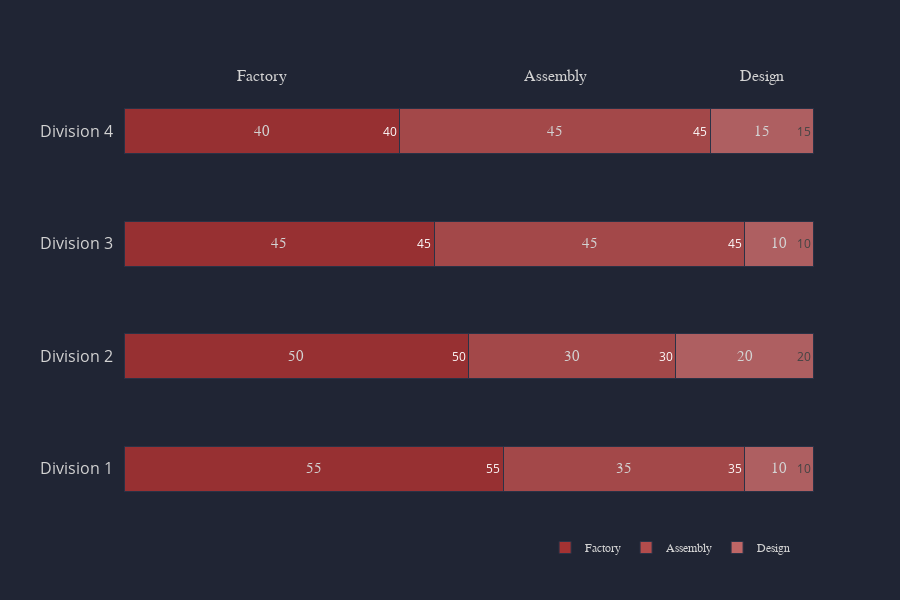

Notebook code cell kept with this figure:
### Code cell
# create data
index = ['Factory', 'Assembly', 'Design']
values = {'Division 1': [55, 35, 10], 
         'Division 2': [50, 30, 20],
         'Division 3': [45, 45, 10],
         'Division 4': [40, 45, 15]}


data = pd.DataFrame(data=values, index=index).transpose()

# create chart
annotations = chart.add_bar_values(data, orientation='h')
annotations.extend(chart.add_headings(data, y=1.02, font_size=16))

colors = chart.palette(color='darkred', palette_type='light', reverse=True, start_pos=2)

layout = chart.layout(width=900, ml=50, legend_orientation='h', legend_x=0.58,
                      legend_y=-0.05, yaxis_showgrid=False, xaxis_showticklabels=False,
                      pad=10, yaxis_ticksize=16, palette=colors)

chart.bar(data, layout=layout, mode='stack', bar_width=0.4, orientation='h', annotations=annotations)

### Figure 1 — Plotly figure (JSON) as saved in the notebook; plotly's stock layout.template omitted (floating-point values rounded to 4 significant figures)
{"data": [{"marker": {"line": {"color": "#2C3347", "width": 1}, "opacity": 0.9}, "name": "Factory", "orientation": "h", "text": [55, 50, 45, 40], "type": "bar", "width": 0.4, "x": [55, 50, 45, 40], "y": ["Division 1", "Division 2", "Division 3", "Division 4"]}, {"marker": {"line": {"color": "#2C3347", "width": 1}, "opacity": 0.9}, "name": "Assembly", "orientation": "h", "text": [35, 30, 45, 45], "type": "bar", "width": 0.4, "x": [35, 30, 45, 45], "y": ["Division 1", "Division 2", "Division 3", "Division 4"]}, {"marker": {"line": {"color": "#2C3347", "width": 1}, "opacity": 0.9}, "name": "Design", "orientation": "h", "text": [10, 20, 10, 15], "type": "bar", "width": 0.4, "x": [10, 20, 10, 15], "y": ["Division 1", "Division 2", "Division 3", "Division 4"]}], "layout": {"annotations": [{"font": {"color": "lightgrey", "family": "sans-serif", "size": 15}, "showarrow": false, "text": "55", "x": 27.5, "xref": "x", "y": "Division 1", "yref": "y"}, {"font": {"color": "lightgrey", "family": "sans-serif", "size": 15}, "showarrow": false, "text": "35", "x": 72.5, "xref": "x", "y": "Division 1", "yref": "y"}, {"font": {"color": "lightgrey", "family": "sans-serif", "size": 15}, "showarrow": false, "text": "10", "x": 95, "xref": "x", "y": "Division 1", "yref": "y"}, {"font": {"color": "lightgrey", "family": "sans-serif", "size": 15}, "showarrow": false, "text": "50", "x": 25, "xref": "x", "y": "Division 2", "yref": "y"}, {"font": {"color": "lightgrey", "family": "sans-serif", "size": 15}, "showarrow": false, "text": "30", "x": 65, "xref": "x", "y": "Division 2", "yref": "y"}, {"font": {"color": "lightgrey", "family": "sans-serif", "size": 15}, "showarrow": false, "text": "20", "x": 90, "xref": "x", "y": "Division 2", "yref": "y"}, {"font": {"color": "lightgrey", "family": "sans-serif", "size": 15}, "showarrow": false, "text": "45", "x": 22.5, "xref": "x", "y": "Division 3", "yref": "y"}, {"font": {"color": "lightgrey", "family": "sans-serif", "size": 15}, "showarrow": false, "text": "45", "x": 67.5, "xref": "x", "y": "Division 3", "yref": "y"}, {"font": {"color": "lightgrey", "family": "sans-serif", "size": 15}, "showarrow": false, "text": "10", "x": 95, "xref": "x", "y": "Division 3", "yref": "y"}, {"font": {"color": "lightgrey", "family": "sans-serif", "size": 15}, "showarrow": false, "text": "40", "x": 20, "xref": "x", "y": "Division 4", "yref": "y"}, {"font": {"color": "lightgrey", "family": "sans-serif", "size": 15}, "showarrow": false, "text": "45", "x": 62.5, "xref": "x", "y": "Division 4", "yref": "y"}, {"font": {"color": "lightgrey", "family": "sans-serif", "size": 15}, "showarrow": false, "text": "15", "x": 92.5, "xref": "x", "y": "Division 4", "yref": "y"}, {"font": {"color": "lightgrey", "family": "sans-serif", "size": 16}, "showarrow": false, "text": "Factory", "textangle": 0, "x": 20, "xref": "x", "y": 1.02, "yref": "paper"}, {"font": {"color": "lightgrey", "family": "sans-serif", "size": 16}, "showarrow": false, "text": "Assembly", "textangle": 0, "x": 62.5, "xref": "x", "y": 1.02, "yref": "paper"}, {"font": {"color": "lightgrey", "family": "sans-serif", "size": 16}, "showarrow": false, "text": "Design", "textangle": 0, "x": 92.5, "xref": "x", "y": 1.02, "yref": "paper"}], "autosize": false, "barmode": "stack", "colorway": ["#a43232", "#b24c4c", "#be6666", "#cc8080", "#d89999", "#e6b3b3", "#f2cccc", "#ffe5e5"], "height": 600, "legend": {"bordercolor": "#202534", "borderwidth": 0, "font": {"color": "lightgrey", "family": "sans-serif", "size": 12}, "orientation": "h", "traceorder": "normal", "x": 0.58, "xanchor": "left", "y": -0.05, "yanchor": "middle"}, "margin": {"b": 75, "l": 50, "pad": 10, "r": 50, "t": 75}, "paper_bgcolor": "#202534", "plot_bgcolor": "#202534", "title": {"font": {"color": "lightgrey", "family": "sans-serif", "size": 24}, "text": "", "x": 0.5}, "width": 900, "xaxis": {"autorange": true, "color": "lightgrey", "dtick": 1, "gridcolor": "#343846", "gridwidth": 0.5, "showgrid": false, "showline": false, "showticklabels": false, "tickfont": {"color": "lightgrey", "size": 13}, "tickformat": "", "tickmode": "auto", "title": {"font": {"color": "lightgrey", "family": "sans-serif", "size": 18}, "text": ""}, "type": "-", "zeroline": false, "zerolinecolor": "grey"}, "yaxis": {"autorange": true, "color": "lightgrey", "dtick": 1, "gridcolor": "#343846", "gridwidth": 0.5, "showgrid": false, "showline": false, "showticklabels": true, "tickfont": {"color": "lightgrey", "size": 16}, "tickformat": "", "tickmode": "auto", "ticks": "", "title": {"font": {"color": "lightgrey", "family": "sans-serif", "size": 18}, "text": ""}, "type": "-", "zeroline": true, "zerolinecolor": "grey"}}}
